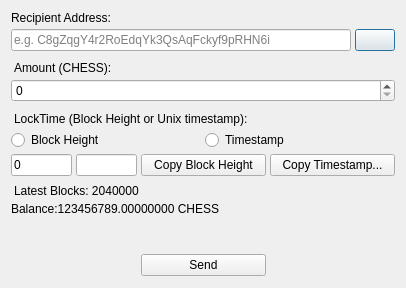
<?xml version="1.0" encoding="UTF-8"?>
<ui version="4.0">
 <class>sendtimelockdialog</class>
 <widget class="QDialog" name="sendtimelockdialog">
  <property name="enabled">
   <bool>true</bool>
  </property>
  <property name="geometry">
   <rect>
    <x>0</x>
    <y>0</y>
    <width>406</width>
    <height>288</height>
   </rect>
  </property>
  <property name="sizePolicy">
   <sizepolicy hsizetype="Preferred" vsizetype="Preferred">
    <horstretch>0</horstretch>
    <verstretch>0</verstretch>
   </sizepolicy>
  </property>
  <property name="windowTitle">
   <string>Send coins with timelock</string>
  </property>
  <layout class="QVBoxLayout" name="verticalLayout">
   <property name="spacing">
    <number>4</number>
   </property>
   <property name="bottomMargin">
    <number>12</number>
   </property>
   <item>
    <widget class="QLabel" name="label">
     <property name="text">
      <string>Recipient Address:</string>
     </property>
    </widget>
   </item>
   <item>
    <layout class="QHBoxLayout" name="horizontalLayout_6">
     <property name="spacing">
      <number>4</number>
     </property>
     <item>
      <widget class="QValidatedLineEdit" name="payTo">
       <property name="placeholderText">
        <string>e.g. C8gZqgY4r2RoEdqYk3QsAqFckyf9pRHN6i</string>
       </property>
       <property name="clearButtonEnabled">
        <bool>false</bool>
       </property>
      </widget>
     </item>
     <item>
      <widget class="QPushButton" name="addrButton">
       <property name="text">
        <string/>
       </property>
       <property name="icon">
        <iconset resource="../bitcoin.qrc">
         <normaloff>:/icons/address-book</normaloff>:/icons/address-book</iconset>
       </property>
      </widget>
     </item>
    </layout>
   </item>
   <item>
    <widget class="QLabel" name="label_2">
     <property name="styleSheet">
      <string notr="true">margin-top: 6px;</string>
     </property>
     <property name="text">
      <string>Amount (CHESS):</string>
     </property>
    </widget>
   </item>
   <item>
    <widget class="BitcoinAmountField" name="payAmount"/>
   </item>
   <item>
    <widget class="QLabel" name="label_3">
     <property name="styleSheet">
      <string notr="true">margin-top: 6px;</string>
     </property>
     <property name="text">
      <string>&lt;html&gt;&lt;head/&gt;&lt;body&gt;&lt;p&gt;LockTime (Block Height or Unix timestamp):&lt;/p&gt;&lt;/body&gt;&lt;/html&gt;</string>
     </property>
    </widget>
   </item>
   <item>
    <layout class="QVBoxLayout" name="verticalLayout_2">
     <item>
      <layout class="QHBoxLayout" name="horizontalLayout_3">
       <item>
        <widget class="QRadioButton" name="radioHeight">
         <property name="text">
          <string>Block Height</string>
         </property>
        </widget>
       </item>
       <item>
        <widget class="QRadioButton" name="radioStamp">
         <property name="text">
          <string>Timestamp</string>
         </property>
        </widget>
       </item>
      </layout>
     </item>
     <item>
      <layout class="QHBoxLayout" name="horizontalLayout_7">
       <item>
        <widget class="QValidatedLineEdit" name="lockHeight">
         <property name="text">
          <string>0</string>
         </property>
        </widget>
       </item>
       <item>
        <widget class="QValidatedLineEdit" name="lockStamp"/>
       </item>
       <item>
        <widget class="QPushButton" name="buttonGetHeight">
         <property name="minimumSize">
          <size>
           <width>125</width>
           <height>0</height>
          </size>
         </property>
         <property name="text">
          <string> Copy Block Height </string>
         </property>
         <property name="icon">
          <iconset resource="../bitcoin.qrc">
           <normaloff>:/icons/from</normaloff>:/icons/from</iconset>
         </property>
        </widget>
       </item>
       <item>
        <widget class="QPushButton" name="buttonCalcTime">
         <property name="minimumSize">
          <size>
           <width>125</width>
           <height>0</height>
          </size>
         </property>
         <property name="text">
          <string>Copy Timestamp...</string>
         </property>
         <property name="icon">
          <iconset resource="../bitcoin.qrc">
           <normaloff>:/icons/from</normaloff>:/icons/from</iconset>
         </property>
        </widget>
       </item>
      </layout>
     </item>
    </layout>
   </item>
   <item>
    <widget class="QLabel" name="labelHeight">
     <property name="styleSheet">
      <string notr="true">margin-top: 4px;</string>
     </property>
     <property name="text">
      <string>Latest Blocks: 2040000</string>
     </property>
    </widget>
   </item>
   <item>
    <widget class="QLabel" name="labelBalance">
     <property name="text">
      <string>Balance:123456789.00000000 CHESS</string>
     </property>
    </widget>
   </item>
   <item>
    <spacer name="verticalSpacer">
     <property name="orientation">
      <enum>Qt::Vertical</enum>
     </property>
     <property name="sizeHint" stdset="0">
      <size>
       <width>20</width>
       <height>40</height>
      </size>
     </property>
    </spacer>
   </item>
   <item>
    <layout class="QHBoxLayout" name="horizontalLayout_5">
     <item>
      <spacer name="horizontalSpacer_2">
       <property name="orientation">
        <enum>Qt::Horizontal</enum>
       </property>
       <property name="sizeHint" stdset="0">
        <size>
         <width>40</width>
         <height>20</height>
        </size>
       </property>
      </spacer>
     </item>
     <item>
      <widget class="QPushButton" name="sendButton">
       <property name="minimumSize">
        <size>
         <width>125</width>
         <height>0</height>
        </size>
       </property>
       <property name="maximumSize">
        <size>
         <width>125</width>
         <height>16777215</height>
        </size>
       </property>
       <property name="text">
        <string>Send</string>
       </property>
       <property name="icon">
        <iconset resource="../bitcoin.qrc">
         <normaloff>:/icons/send</normaloff>:/icons/send</iconset>
       </property>
      </widget>
     </item>
     <item>
      <spacer name="horizontalSpacer_3">
       <property name="orientation">
        <enum>Qt::Horizontal</enum>
       </property>
       <property name="sizeHint" stdset="0">
        <size>
         <width>40</width>
         <height>20</height>
        </size>
       </property>
      </spacer>
     </item>
    </layout>
   </item>
  </layout>
 </widget>
 <customwidgets>
  <customwidget>
   <class>BitcoinAmountField</class>
   <extends>QSpinBox</extends>
   <header>bitcoinamountfield.h</header>
   <container>1</container>
  </customwidget>
  <customwidget>
   <class>QValidatedLineEdit</class>
   <extends>QLineEdit</extends>
   <header>qvalidatedlineedit.h</header>
  </customwidget>
 </customwidgets>
 <resources>
  <include location="../bitcoin.qrc"/>
 </resources>
 <connections/>
</ui>
